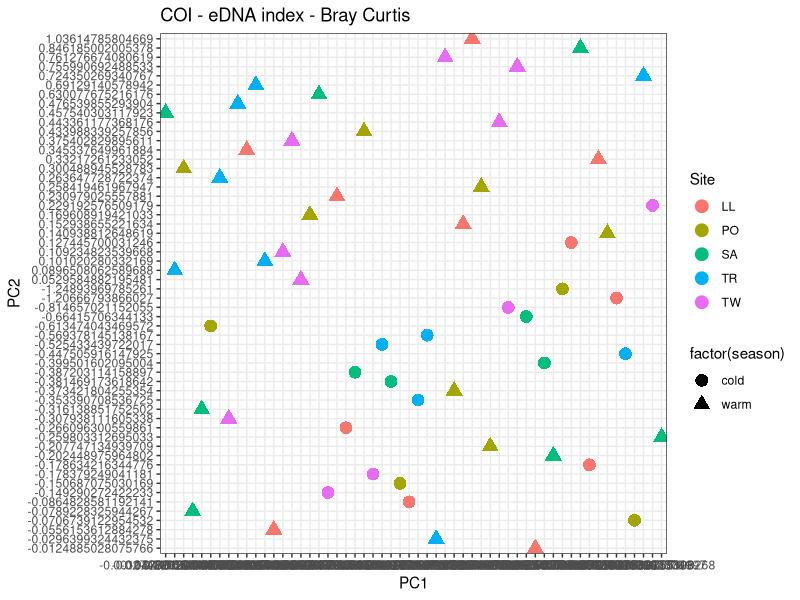

Here is the R script that generated this plot:
## ---- chunk 1
knitr::opts_chunk$set(echo = TRUE)

library(tidyverse)
library(dplyr)
library(vegan)
library(ggplot2)
## ---- chunk 2
eDNAindex <- read.csv("../data/eDNAindex.avg.reps.csv")

eDNAindex.PA <- eDNAindex %>%
  select(sample, species, eDNA_index) %>%
  pivot_wider(names_from=sample, values_from=eDNA_index, values_fill=list(eDNA_index=0))

eDNAindex.PA <- eDNAindex.PA %>%  
  pivot_longer(!species, names_to='sample', values_to='eDNA_index') 

# why does NA show up here
Index.check.PA <- eDNAindex.PA %>% 
  group_by(species) %>% 
  summarize(max(eDNA_index),
            min(eDNA_index))

Index.check <- eDNAindex %>%
  group_by(species) %>% 
  summarize(max(eDNA_index),
            min(eDNA_index))
## ---- chunk 3
data(varespec)

# wide data to match vegdist() example above data(varespec) --looking good so far 10/8/2021
wide.eDNA.index <- eDNAindex.PA %>%
  pivot_wider(names_from = species, values_from =eDNA_index)

wide.eDNA.index <- wide.eDNA.index %>%
  separate(col=sample, into=c('site','date'), sep='[_]', remove=FALSE) %>%
  filter(site %in% c('PO','LL','TR','TW','SA'))

# save sample names as vector
sample_sites <- wide.eDNA.index$sample

# get rid of sample names so we can use vegdist()
wide.eDNA.index <- wide.eDNA.index %>%
  select(-c(sample, date, site))

# calculate parewise dissimilarities - next step reproduce figure in emily's tides paper! 
dist.matrix <- vegdist(wide.eDNA.index, method='bray')
## ---- chunk 4
# wide.eDNA.index %>%
#   metaMDS(trace = F) %>%
#   ordiplot(type = "none") %>%
#   text("sites")
## ---- chunk 5
pca.raw.bc.nmds <- metaMDS(wide.eDNA.index, distance = "bray")
pca.raw.bc.MDS1 <- pca.raw.bc.nmds$points[,1] #store nmds values
pca.raw.bc.MDS2 <- pca.raw.bc.nmds$points[,2] #store nmds values 

raw.pca.to.plot <- cbind(sample_sites, pca.raw.bc.MDS1, pca.raw.bc.MDS2)

raw.pca.to.plot <- raw.pca.to.plot %>%
  as.data.frame() %>%
  separate(col=sample_sites, into=c('site','date'), sep='[_]') %>%
  separate(col=date, into=c('year','month'), sep=4) %>%
  mutate(season = case_when(
    month %in% c('01','03','10','11') ~ 'cold',
    month %in% c('05','06','07','08','09') ~ 'warm'
  ))
## ---- chunk 6
ggplot(raw.pca.to.plot, aes(x=pca.raw.bc.MDS1, y=pca.raw.bc.MDS2)) +
  geom_point(size=4, aes(color=factor(site), shape=factor(season))) +
  theme_bw() +
  labs(x="PC1",y="PC2", color="Site") +
  ggtitle('COI - eDNA index - Bray Curtis')

